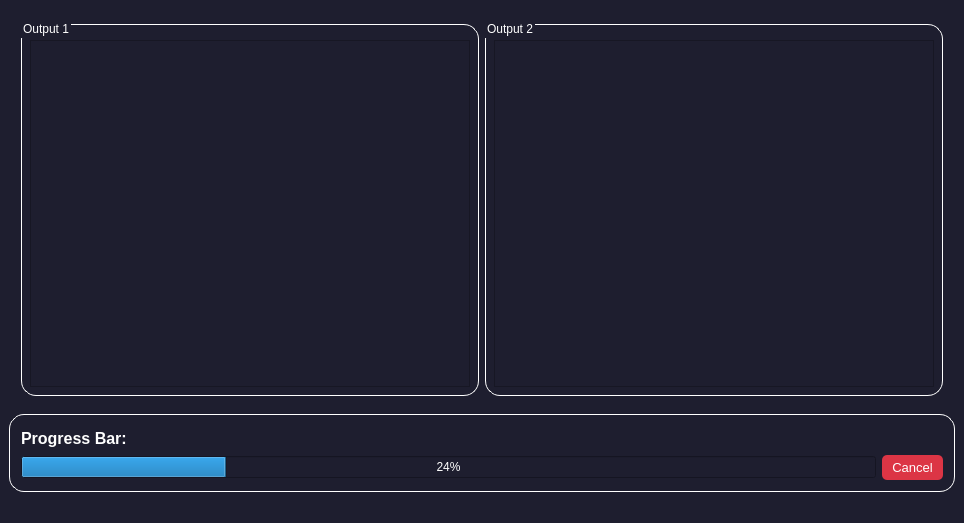
<?xml version="1.0" encoding="UTF-8"?>
<ui version="4.0">
 <class>MainWindow</class>
 <widget class="QMainWindow" name="MainWindow">
  <property name="geometry">
   <rect>
    <x>0</x>
    <y>0</y>
    <width>964</width>
    <height>523</height>
   </rect>
  </property>
  <property name="windowTitle">
   <string>MainWindow</string>
  </property>
  <property name="styleSheet">
   <string notr="true">color: rgb(255, 255, 255);
background-color: #1e1e2f;
</string>
  </property>
  <widget class="QWidget" name="centralwidget">
   <layout class="QGridLayout" name="gridLayout_3">
    <item row="0" column="0">
     <widget class="QGroupBox" name="OutputBox">
      <property name="styleSheet">
       <string notr="true">QGroupBox {
background-color: #1e1e2f;
border: 1.2px solid #ffffff;
border:none;
border-style: outset;
border-radius: 15px;
}
QGroupBox::title  {
    subcontrol-origin: margin;
    subcontrol-position: top left;
    padding: -5px 0px 0px 0px;
    color: rgb(255, 255, 255);
}</string>
      </property>
      <layout class="QHBoxLayout" name="horizontalLayout_3">
       <item>
        <widget class="QGroupBox" name="groupBox_image1_5">
         <property name="enabled">
          <bool>true</bool>
         </property>
         <property name="sizePolicy">
          <sizepolicy hsizetype="Preferred" vsizetype="Preferred">
           <horstretch>0</horstretch>
           <verstretch>0</verstretch>
          </sizepolicy>
         </property>
         <property name="minimumSize">
          <size>
           <width>400</width>
           <height>0</height>
          </size>
         </property>
         <property name="maximumSize">
          <size>
           <width>16777215</width>
           <height>16777215</height>
          </size>
         </property>
         <property name="styleSheet">
          <string notr="true">QGroupBox {
background-color: #1e1e2f;
border: 1.2px solid #ffffff;
border-style: outset;
border-radius: 15px;
}
QGroupBox::title  {
    subcontrol-origin: margin;
    subcontrol-position: top left;
    padding: -5px 0px 0px 0px;
    color: rgb(255, 255, 255);
}</string>
         </property>
         <property name="title">
          <string>Output 1</string>
         </property>
         <layout class="QGridLayout" name="gridLayout">
          <property name="topMargin">
           <number>16</number>
          </property>
          <item row="0" column="0">
           <widget class="ImageView" name="output_1"/>
          </item>
         </layout>
        </widget>
       </item>
       <item>
        <widget class="QGroupBox" name="groupBox_image1_7">
         <property name="enabled">
          <bool>true</bool>
         </property>
         <property name="sizePolicy">
          <sizepolicy hsizetype="Preferred" vsizetype="Preferred">
           <horstretch>0</horstretch>
           <verstretch>0</verstretch>
          </sizepolicy>
         </property>
         <property name="minimumSize">
          <size>
           <width>400</width>
           <height>0</height>
          </size>
         </property>
         <property name="maximumSize">
          <size>
           <width>16777215</width>
           <height>16777215</height>
          </size>
         </property>
         <property name="styleSheet">
          <string notr="true">QGroupBox {
background-color: #1e1e2f;
border: 1.2px solid #ffffff;
border-style: outset;
border-radius: 15px;
}
QGroupBox::title  {
    subcontrol-origin: margin;
    subcontrol-position: top left;
    padding: -5px 0px 0px 0px;
    color: rgb(255, 255, 255);
}</string>
         </property>
         <property name="title">
          <string>Output 2</string>
         </property>
         <layout class="QGridLayout" name="gridLayout_4">
          <property name="topMargin">
           <number>16</number>
          </property>
          <item row="0" column="0">
           <widget class="ImageView" name="output_2"/>
          </item>
         </layout>
        </widget>
       </item>
      </layout>
     </widget>
    </item>
    <item row="1" column="0">
     <widget class="QGroupBox" name="ProgressBox">
      <property name="sizePolicy">
       <sizepolicy hsizetype="Preferred" vsizetype="Fixed">
        <horstretch>0</horstretch>
        <verstretch>0</verstretch>
       </sizepolicy>
      </property>
      <property name="styleSheet">
       <string notr="true">QGroupBox {
background-color: #1e1e2f;
border: 1.2px solid #ffffff;
border-style: outset;
border-radius: 15px;
}
QGroupBox::title  {
    subcontrol-origin: margin;
    subcontrol-position: top left;
    padding: -5px 0px 0px 0px;
    color: rgb(255, 255, 255);
}</string>
      </property>
      <layout class="QGridLayout" name="gridLayout_2">
       <item row="0" column="0">
        <layout class="QVBoxLayout" name="verticalLayout">
         <item>
          <layout class="QHBoxLayout" name="horizontalLayout">
           <item>
            <widget class="QLabel" name="label_14">
             <property name="styleSheet">
              <string notr="true">background-color: transparent;</string>
             </property>
             <property name="text">
              <string>&lt;html&gt;&lt;head/&gt;&lt;body&gt;&lt;p&gt;&lt;span style=&quot; font-size:12pt; font-weight:600;&quot;&gt;Progress Bar:&lt;/span&gt;&lt;/p&gt;&lt;/body&gt;&lt;/html&gt;</string>
             </property>
            </widget>
           </item>
           <item>
            <spacer name="horizontalSpacer">
             <property name="orientation">
              <enum>Qt::Horizontal</enum>
             </property>
             <property name="sizeHint" stdset="0">
              <size>
               <width>248</width>
               <height>20</height>
              </size>
             </property>
            </spacer>
           </item>
          </layout>
         </item>
         <item>
          <layout class="QHBoxLayout" name="horizontalLayout_4">
           <item>
            <widget class="QProgressBar" name="progressBar">
             <property name="value">
              <number>24</number>
             </property>
            </widget>
           </item>
           <item>
            <widget class="QPushButton" name="cancel_button">
             <property name="font">
              <font>
               <pointsize>10</pointsize>
              </font>
             </property>
             <property name="styleSheet">
              <string notr="true">QPushButton#cancel_button {
                background-color: #dc3545;
                color: white;
                border: none;
                padding: 5px 10px;
                border-radius: 5px;
            }
            
            QPushButton#cancel_button:hover {
                background-color: #c82333;
            }
            
            QPushButton#cancel_button:pressed {
                background-color: #bd2130;
            }</string>
             </property>
             <property name="text">
              <string>Cancel</string>
             </property>
            </widget>
           </item>
          </layout>
         </item>
        </layout>
       </item>
      </layout>
     </widget>
    </item>
   </layout>
  </widget>
  <widget class="QStatusBar" name="statusbar"/>
 </widget>
 <customwidgets>
  <customwidget>
   <class>ImageView</class>
   <extends>QGraphicsView</extends>
   <header>pyqtgraph</header>
  </customwidget>
 </customwidgets>
 <resources/>
 <connections/>
</ui>
